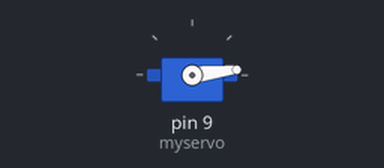
Bench run of a sketch on a simulated Arduino Uno, built with avr-gcc and run on an emulated ATmega328P. Shown: servo.

Above: at 0.05 s.
At 0.85 s:
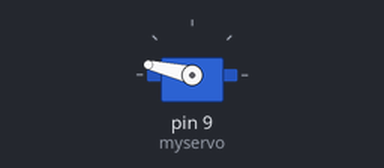
At 1.2 s:
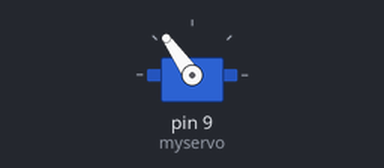
At 1.7 s:
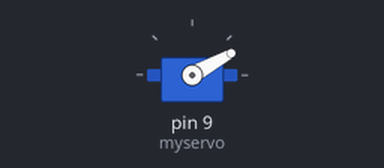
Timing chart, 0 to 4.2 s (numbered marks = the images above):
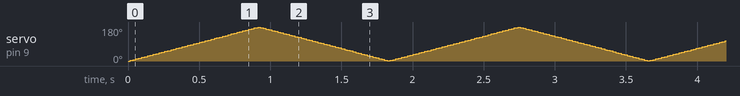

The sketch:

servo_motor_1.ino
```cpp
#include<Servo.h>
Servo myservo;  //servo is class, & myservo is object of class

int potpin=0;

void setup()
{
  myservo.attach(9); // you can use 3,5,6,9,10,11
}

void loop()
{
  for(int pos=0;pos<180;pos++)
  {
    myservo.write(pos);
    delay(5);
  }

  for(int pos=180;pos>0;pos--)
  {
    myservo.write(pos);
    delay(5);
  }
}
```
